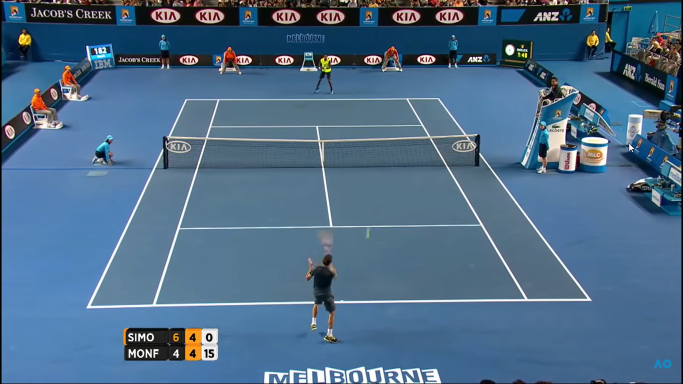
#> input picture resources/img/court.png, 1366 x 768 px (shown at 1/2 size); the run also reads 1 picture not shown here
$ python ExtractCourt.py
#> lines starting #> are read from the running program, lines starting #| are printed output that depends on the picture; after the words box and inside, x2 and y2 are one past the last pixel; in counts of white or black regions, pixels touching at a corner belong together
import numpy as np
import cv2 as cv
from matplotlib import pyplot as plt
import imutils

img = cv.imread("../resources/img/court.png")
#> img is the input picture: shape (768, 1366, 3); mean B, G, R 135.5, 107.6, 77

greenLower = np.array([95, 39, 114])
greenUpper = np.array([109, 111, 162])

gaussBlur = cv.GaussianBlur(img, (11, 11), 0)
hsv = cv.cvtColor(gaussBlur, cv.COLOR_BGR2HSV)
#> hsv: shape (768, 1366, 3); mean H, S, V 99.4, 120.1, 138.3
# construct a mask for the color "green", then perform
# a series of dilations and erosions to remove any small
# blobs left in the mask
mask1 = cv.inRange(hsv, greenLower, greenUpper)
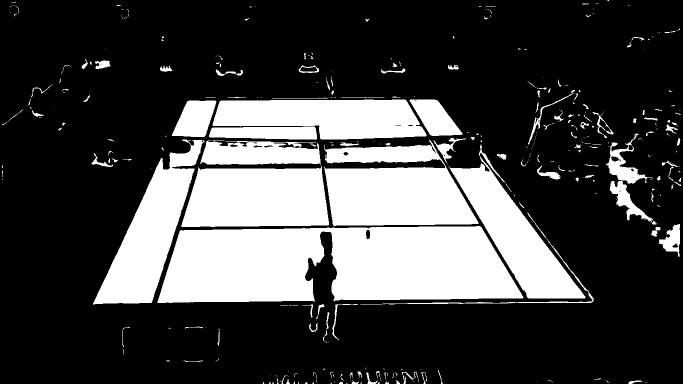
#> mask1: shape (768, 1366) (shown at 1/2 size); 26.8% white; 377 white regions (241 under 20 px), largest, box (x1, y1, x2, y2) and area: (315, 452, 1047, 606) 91934, (648, 279, 957, 452) 37341, (362, 332, 658, 454) 31269
mask2 = cv.erode(mask1, None, iterations=2)
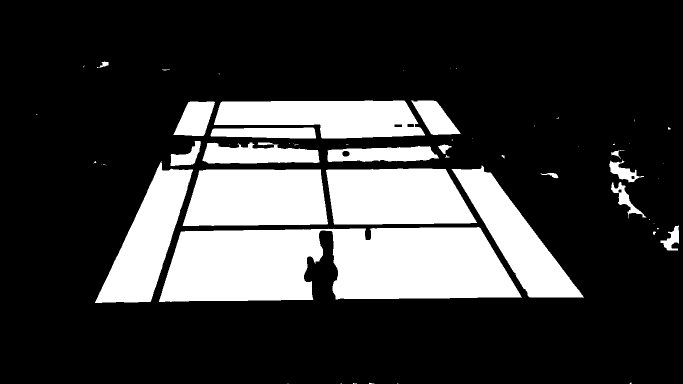
#> mask2: shape (768, 1366) (shown at 1/2 size); 23.5% white; 58 white regions (35 under 20 px), largest, box (x1, y1, x2, y2) and area: (318, 454, 1044, 604) 87429, (365, 339, 656, 452) 29603, (652, 337, 954, 449) 28906
mask3 = cv.dilate(mask2, None, iterations=2)
#> mask3: shape (768, 1366); 25.8% white; 52 white regions (1 under 20 px), largest, box (x1, y1, x2, y2) and area: (316, 452, 1046, 606) 91869, (363, 337, 658, 454) 31243, (650, 335, 956, 451) 30586
_, mask = cv.threshold(mask3, 220, 255, cv.THRESH_BINARY_INV)

kernal = np.ones((5, 5), np.uint8)

# dilation = cv.dilate(mask, kernal, iterations = 3)
erosion = cv.erode(mask, kernal, iterations=3)
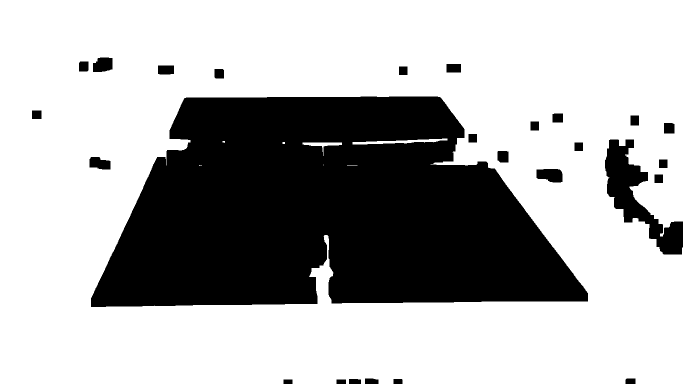
#> erosion: shape (768, 1366) (shown at 1/2 size); 68.7% white; 26 black regions, largest, box (x1, y1, x2, y2) and area: (182, 193, 1176, 614) 305931, (1210, 279, 1366, 509) 12543, (1073, 338, 1125, 365) 1183
ret, img1 = cv.threshold(erosion, 125, 255, cv.THRESH_BINARY_INV)
#> img1: shape (768, 1366); 31.3% white; 26 white regions

contours, hierachy = cv.findContours(img1, cv.RETR_TREE, cv.CHAIN_APPROX_SIMPLE)
#> contours = 33 contours, 2 with area under 20; largest, box (x1, y1, x2, y2) and area: (182, 193, 1176, 614) 306011, (1210, 279, 1366, 509) 12099, (704, 276, 896, 290) 1156, (1073, 338, 1125, 365) 1112, (186, 115, 225, 144) 910

threshold_blobs_area = 7000

for i in range(1, len(contours)):
    index_level = int(hierachy[0][i][1])
    if index_level <= i:
        cnt = contours[i]
        area = cv.contourArea(cnt)
        print(area)
        if area <= threshold_blobs_area:
            cv.drawContours(img1, [cnt], -1, 0, -1, 1)
#> this loop made 32 passes
#> (index_level, cnt, area) on passes 1, 6, 8, 11, 13, 15, 16, 18, 28, 30: (0, [[567, 759], [567, 767], [584, 767], [584, 759]], 136), (5, [[1309, 349], [1309, 365], [1325, 365], [1325, 349]], 256), (7, [[1318, 319], [1318, 335], [1334, 335], [1334, 319]], 256), (10, [[1149, 285], [1149, 301], [1165, 301], [1165, 285]], 256), (12, [[937, 268], [937, 284], [953, 284], [953, 268]], 256), (14, [[1061, 243], [1061, 260], [1077, 260], [1077, 243]], 272), (15, [[1261, 231], [1261, 250], [1277, 250], [1277, 231]], 304), (17, [[64, 221], [64, 237], [82, 237], [82, 221]], 288), (27, [[798, 133], [798, 149], [814, 149], [814, 133]], 256), (29, [[893, 128], [893, 144], [921, 144], [921, 128]], 448)
#> (index_level, area) on passes 2, 3, 4, 5, 7, 9: (1, 152.5), (2, 201.5), (3, 188), (4, 245), (6, 1112.5), (8, 770.5)
#| 136.0
#| 152.5
#| 201.5
#| 188.0
#| 245.0
#| 256.0
#| 1112.5
#| 256.0
#> (further printed lines are left out)
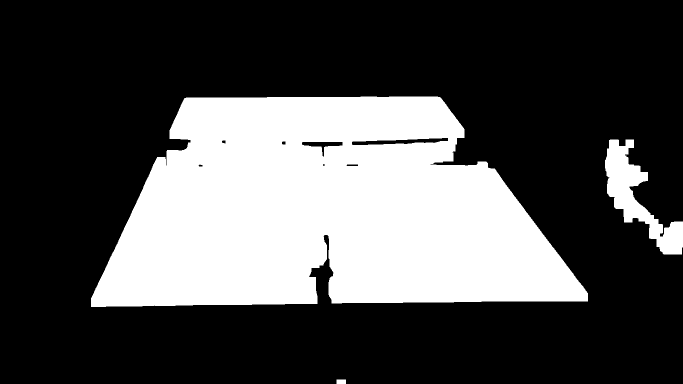
#> img1: shape (768, 1366) (shown at 1/2 size); 30.3% white; 3 white regions, box (x1, y1, x2, y2) and area: (182, 193, 1176, 614) 305211, (1210, 279, 1366, 509) 12543, (673, 759, 692, 768) 171

canny = cv.Canny(img1, 100, 200)
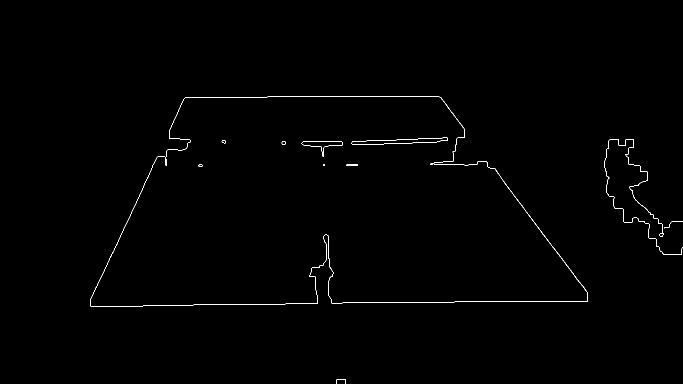
#> canny: shape (768, 1366) (shown at 1/2 size); 0.45% white in thin lines or dots, all inside (x1, y1, x2, y2) = (181, 192, 1366, 768)

lines = cv.HoughLines(canny, 1, np.pi / 180, 200)
#> lines = [[-586, 2.5], [617, 1.55], [417, 0.436], [193, 1.57], [602, 1.57]]
black = cv.imread("../resources/img/black.jpg")
for line in lines:
    rho, theta = line[0]
    a = np.cos(theta)
    b = np.sin(theta)
    x0 = a * rho
    y0 = b * rho

    x1 = int(x0 + 1000 * (-b))
    y1 = int(y0 + 1000 * (a))

    x2 = int(x0 - 1000 * (-b))
    y2 = int(y0 - 1000 * (a))
    cv.line(black, (x1, y1), (x2, y2), (0, 0, 255), 2)
#> this loop made 5 passes
#> (rho, theta, a, b, x0, y0, x1, y1) on passes 1 to 5: (-586, 2.5, -0.799, 0.602, 468, -352.7, -133, -1151), (617, 1.55, 0.0175, 1, 10.77, 616.9, -989, 634), (417, 0.436, 0.906, 0.423, 377.9, 176.2, -44, 1082), (193, 1.57, -4.37e-08, 1, -8.44e-06, 193, -1000, 192), (602, 1.57, -4.37e-08, 1, -2.63e-05, 602, -1000, 601)
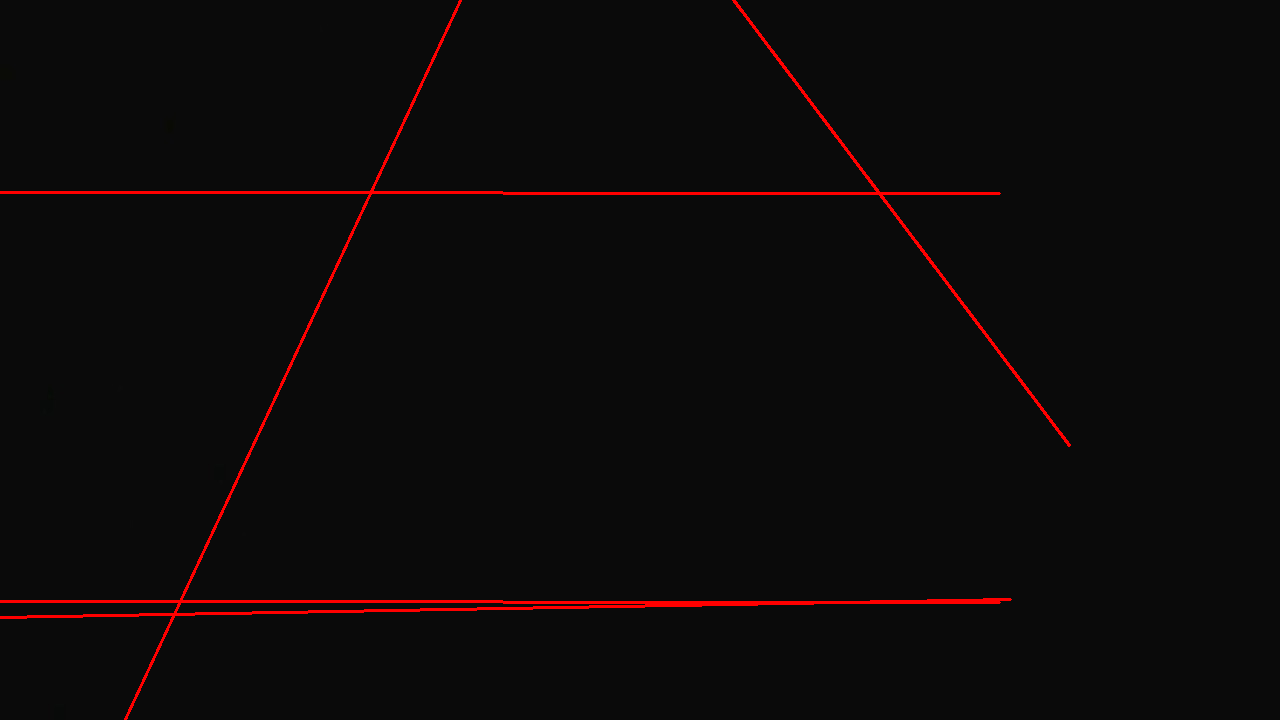
#> black: shape (720, 1280, 3); mean B, G, R 9.9, 9.9, 13.4

dilation = cv.dilate(black, kernal, iterations=3)
erosion = cv.erode(black, kernal, iterations=3)
#> erosion: shape (720, 1280, 3)
opening = cv.morphologyEx(black, cv.MORPH_OPEN, kernal)
closing = cv.morphologyEx(black, cv.MORPH_CLOSE, kernal)
mg = cv.morphologyEx(black, cv.MORPH_GRADIENT, kernal)
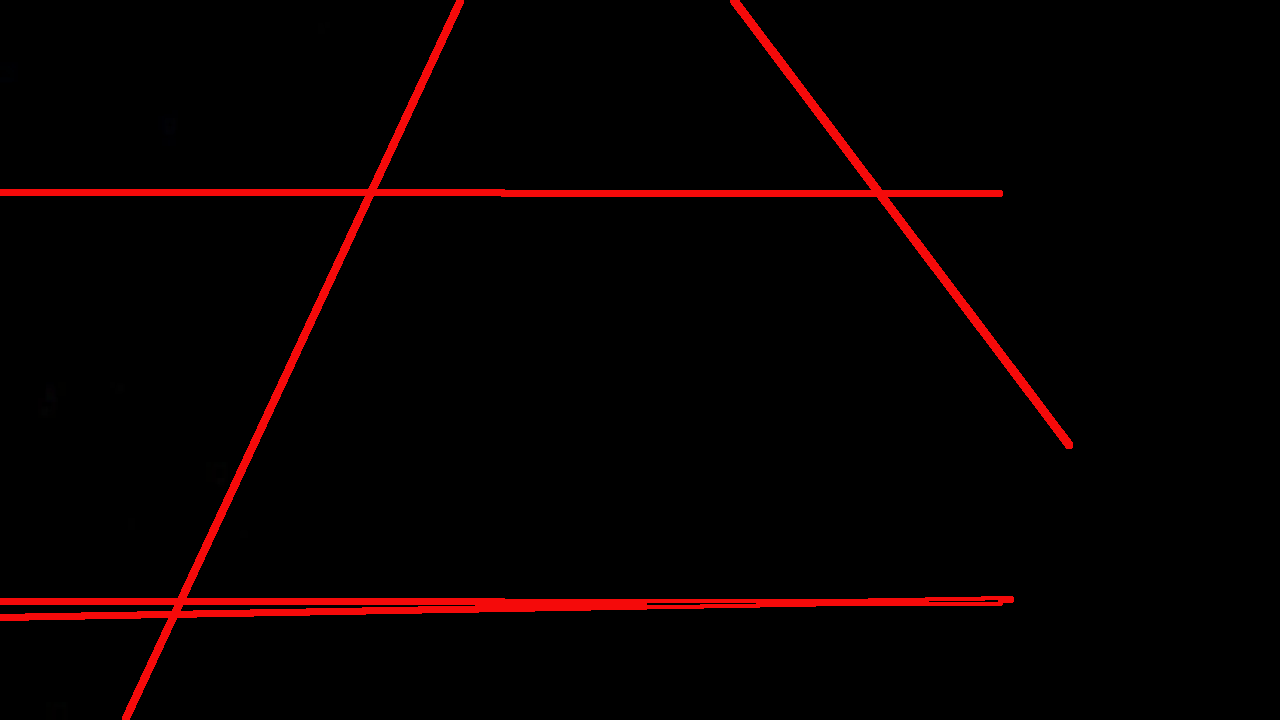
#> mg: shape (720, 1280, 3); mean B, G, R 0.3, 0.3, 8
th = cv.morphologyEx(black, cv.MORPH_TOPHAT, kernal)

titles = ['image', 'mask', 'dilation', 'erosion', 'opening', 'closing', 'mg', 'th']
images = [img, mask, dilation, erosion, opening, closing, mg, th]

for i in range(8):
    plt.subplot(2, 4, i + 1), plt.imshow(images[i], 'Accent')
    plt.title(titles[i])
    plt.xticks([]), plt.yticks([])

plt.show()
#> figure, not shown here; B, G, R data is drawn as R, G, B
cv.imshow("img", black)
cv.imshow("th2", canny)
cv.imshow("result", img1)
plt.show()
cv.waitKey(0)
cv.destroyAllWindows()
# cv.imshow("feed", mask)
# cv.waitKey(0)
# cv.destroyAllWindows()
